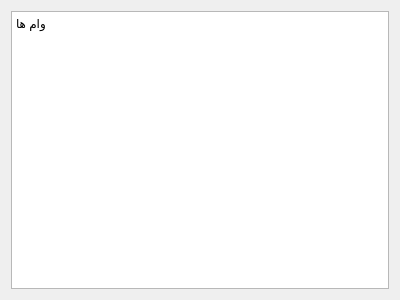
<?xml version="1.0" encoding="UTF-8"?>
<ui version="4.0">
 <class>LoansWidgets</class>
 <widget class="QWidget" name="LoansWidgets">
  <property name="geometry">
   <rect>
    <x>0</x>
    <y>0</y>
    <width>400</width>
    <height>300</height>
   </rect>
  </property>
  <property name="windowTitle">
   <string>LoansWidgets</string>
  </property>
  <layout class="QVBoxLayout" name="verticalLayout">
   <item>
    <widget class="QTextEdit" name="textEdit">
     <property name="html">
      <string>&lt;!DOCTYPE HTML PUBLIC &quot;-//W3C//DTD HTML 4.0//EN&quot; &quot;http://www.w3.org/TR/REC-html40/strict.dtd&quot;&gt;
&lt;html&gt;&lt;head&gt;&lt;meta name=&quot;qrichtext&quot; content=&quot;1&quot; /&gt;&lt;meta charset=&quot;utf-8&quot; /&gt;&lt;style type=&quot;text/css&quot;&gt;
p, li { white-space: pre-wrap; }
hr { height: 1px; border-width: 0; }
li.unchecked::marker { content: &quot;\2610&quot;; }
li.checked::marker { content: &quot;\2612&quot;; }
&lt;/style&gt;&lt;/head&gt;&lt;body style=&quot; font-family:'Segoe UI'; font-size:9pt; font-weight:400; font-style:normal;&quot;&gt;
&lt;p style=&quot; margin-top:0px; margin-bottom:0px; margin-left:0px; margin-right:0px; -qt-block-indent:0; text-indent:0px;&quot;&gt;وام ها&lt;/p&gt;&lt;/body&gt;&lt;/html&gt;</string>
     </property>
    </widget>
   </item>
  </layout>
 </widget>
 <resources/>
 <connections/>
</ui>
